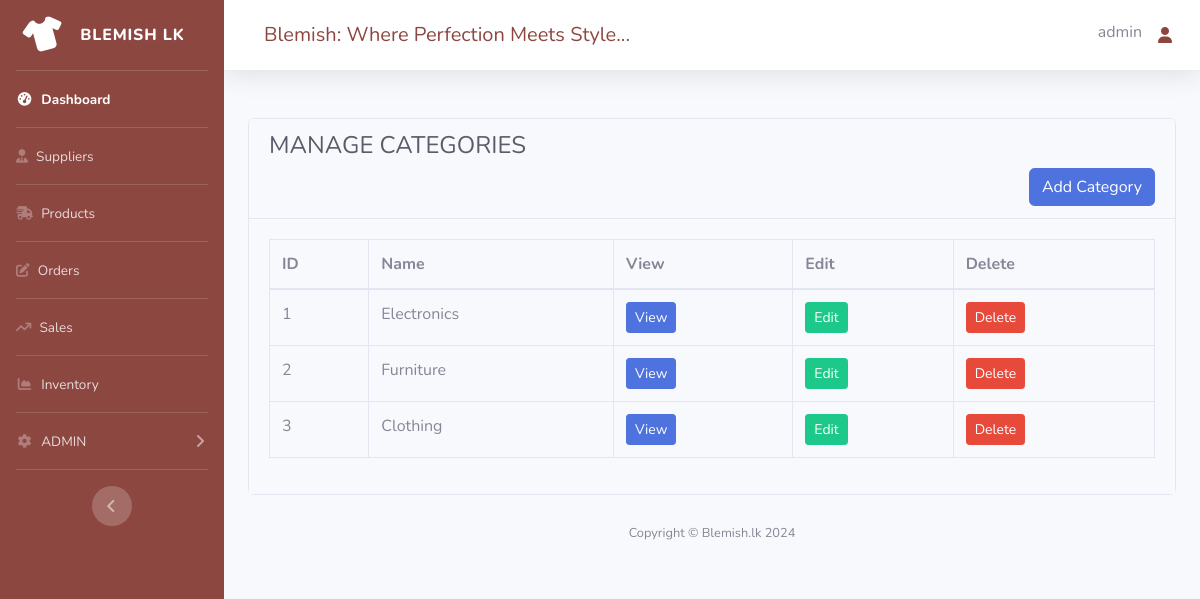
/category.php (signed in), run on an earlier commit of the app's database.
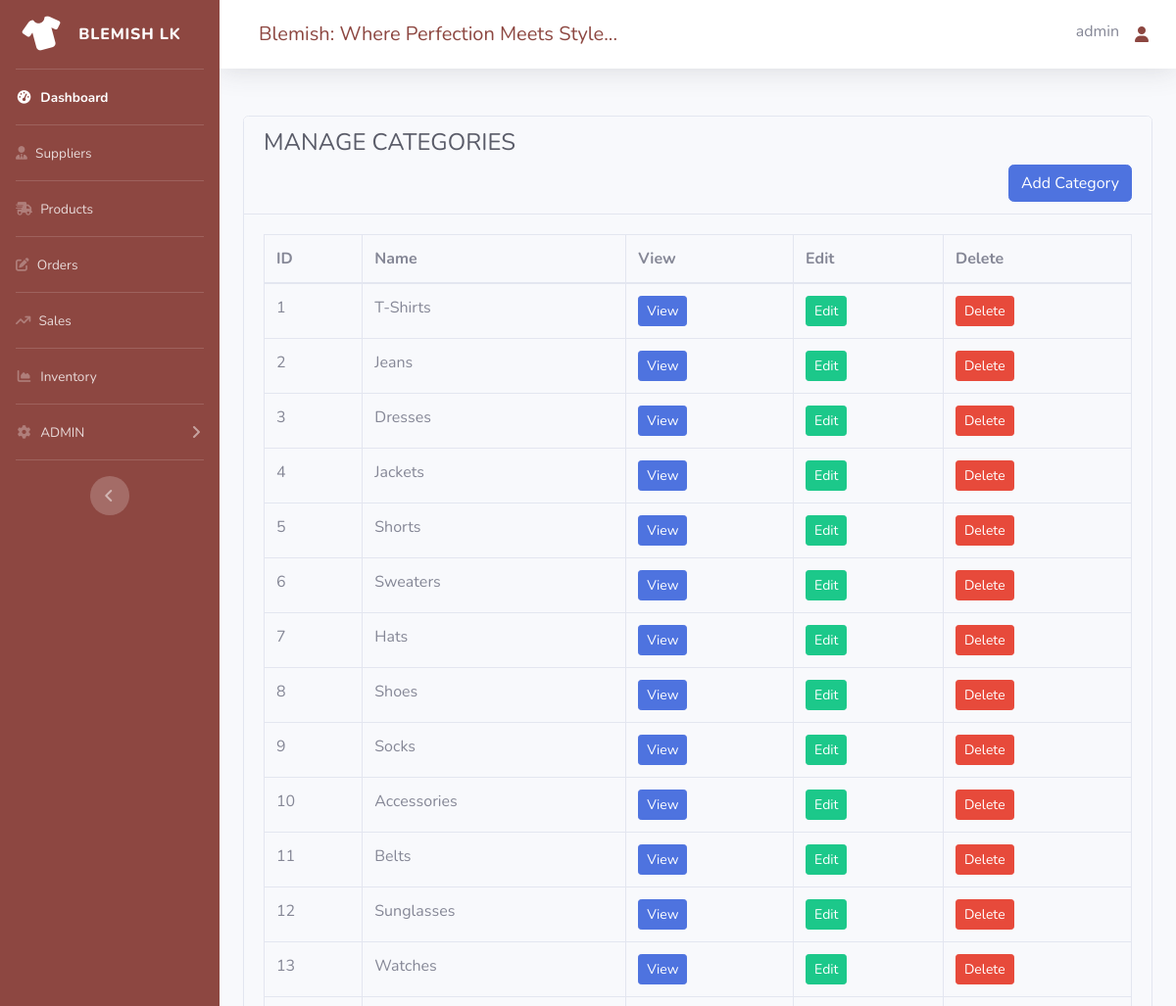
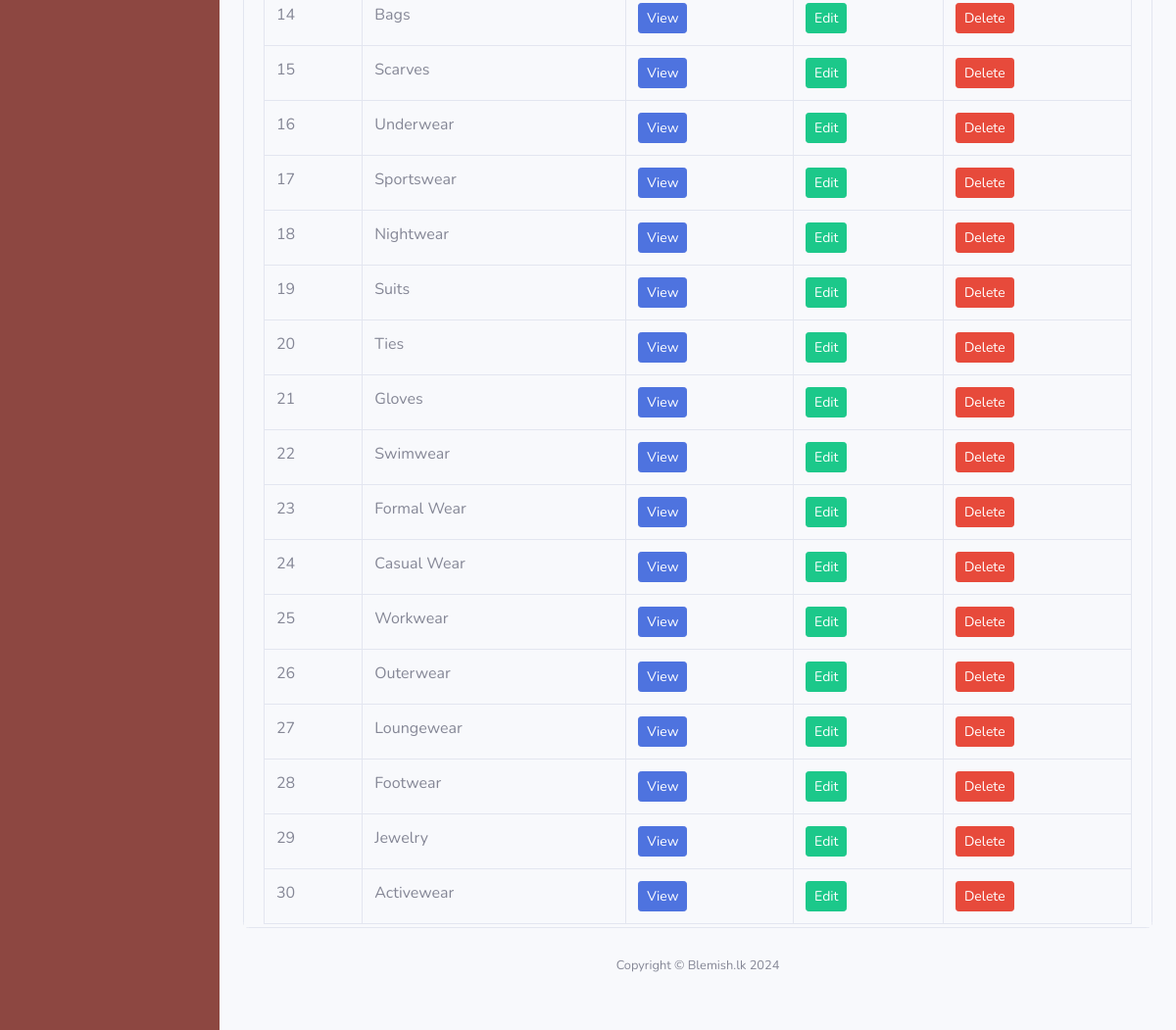
And on a later commit of the database (2 pictures, top to bottom).
### tables this page shows
CREATE TABLE categories (
    categories_id INT(11) PRIMARY KEY AUTO_INCREMENT,
    categories_name VARCHAR(255) NOT NULL
);

### category.php (the view, shortened to what this page needs)
<?php
require('dbcon.php');
?>
<?php
include('includes/header.php');
include('includes/navbar.php');
?>
<div class="container-fluid mt-5">
    <div class="row justify-content-center">
        <div class="col-md-12">
            <div class="card">
                <div class="card-header">
                    <h4 class="text-dark fw-bold">MANAGE CATEGORIES</h4>
                    <button type="button" class="btn btn-primary float-right" data-toggle="modal" data-target="#insertdata">
                        Add Category
                    </button>
                </div>
                <div class="card-body bg-light" style="max-height: 60vh; overflow-y: auto;">
                    <table class="table table-bordered table-hover" width="100%" p-3>
                        <thead>
                            <tr>
                                <th scope="col">ID</th>
                                <th scope="col">Name</th>
                                <th scope="col">View</th>
                                <th scope="col">Edit</th>
                                <th scope="col">Delete</th>
                            </tr>
                        </thead>
                        <tbody>
                            <?php
                            $fetch_query = "SELECT * FROM categories";
                            $fetch_query_run = mysqli_query($con, $fetch_query);
                            if (mysqli_num_rows($fetch_query_run) > 0) {
                                while ($row = mysqli_fetch_array($fetch_query_run)) {
                            ?>
                                    <tr>
                                        <td class="category_id"><?php echo $row['categories_id']; ?></td>
                                        <td><?php echo $row['categories_name']; ?></td>
                                        <td>
                                            <a href="#" class="btn btn-primary btn-sm view_data">View</a>
                                        </td>
                                        <td>
                                            <a href="#" class="btn btn-success btn-sm edit_data">Edit</a>
                                        </td>
                                        <td>
                                            <a href="#" class="btn btn-danger btn-sm delete_btn" onclick="return confirm('Are you sure you want to delete this record?')">Delete</a>
                                        </td>
                                    </tr>
                                <?php
                                }
                            } else {
                                ?>
                                <tr colspan="4">No Record Found</tr>
                            <?php
                            }
                            ?>
                        </tbody>
                    </table>
                </div>
            </div>
        </div>
    </div>
</div>
<?php
include('includes/footer.php');
?>

What changed in the data, as far as the page shows it:
changed categories id 1: categories_name "Electronics" → "T-Shirts"
changed categories id 2: categories_name "Furniture" → "Jeans"
changed categories id 3: categories_name "Clothing" → "Dresses"
added categories: categories_id "4", categories_name "Jackets"
added categories: categories_id "5", categories_name "Shorts"
added categories: categories_id "6", categories_name "Sweaters"
added categories: categories_id "7", categories_name "Hats"
added categories: categories_id "8", categories_name "Shoes"
added categories: categories_id "9", categories_name "Socks"
added categories: categories_id "10", categories_name "Accessories"
added categories: categories_id "11", categories_name "Belts"
added categories: categories_id "12", categories_name "Sunglasses"
added categories: categories_id "13", categories_name "Watches"
added categories: categories_id "14", categories_name "Bags"
added categories: categories_id "15", categories_name "Scarves"
added categories: categories_id "16", categories_name "Underwear"
added categories: categories_id "17", categories_name "Sportswear"
added categories: categories_id "18", categories_name "Nightwear"
added categories: categories_id "19", categories_name "Suits"
added categories: categories_id "20", categories_name "Ties"
added categories: categories_id "21", categories_name "Gloves"
added categories: categories_id "22", categories_name "Swimwear"
added categories: categories_id "23", categories_name "Formal Wear"
added categories: categories_id "24", categories_name "Casual Wear"
added categories: categories_id "25", categories_name "Workwear"
added categories: categories_id "26", categories_name "Outerwear"
added categories: categories_id "27", categories_name "Loungewear"
added categories: categories_id "28", categories_name "Footwear"
added categories: categories_id "29", categories_name "Jewelry"
added categories: categories_id "30", categories_name "Activewear"
